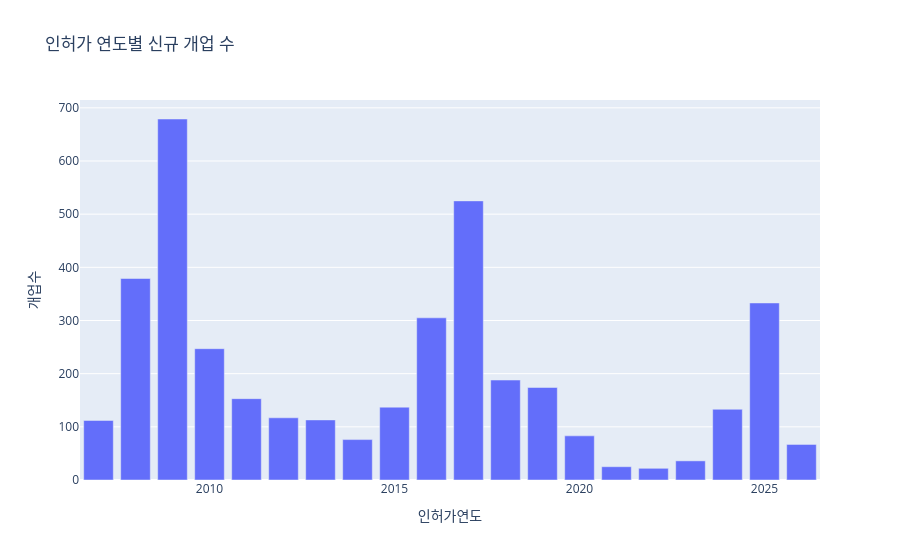

Source (notebook cell):
### Code cell
# 2007년~2009년에 급증 > 중고등학교때 오락실 많이 갔었던 기억이.. > 2016~2017년도에도 유행, 2025년~ y2k 유행과도 관련이 있을 수 있을듯

# 2005년 이전 데이터는 적어서 의미가 없으니 제거, 연도별로 정렬
yearly_open = yearly_open[yearly_open['인허가연도'] >= 2007]
yearly_open = yearly_open.sort_values('인허가연도')

# 시각화
fig = px.bar(
    yearly_open,
    x = '인허가연도',
    y = '개업수',
    title = '인허가 연도별 신규 개업 수')

fig.update_layout(
    xaxis_title = '인허가연도',
    yaxis_title = '개업수')

fig.show()

### Figure 1 — Plotly figure (JSON) as saved in the notebook; plotly's stock layout.template omitted (floating-point values rounded to 4 significant figures)
{"data": [{"alignmentgroup": "True", "hovertemplate": "인허가연도=%{x}<br>개업수=%{y}<extra></extra>", "legendgroup": "", "marker": {"color": "#636efa", "pattern": {"shape": ""}}, "name": "", "offsetgroup": "", "orientation": "v", "showlegend": false, "textposition": "auto", "type": "bar", "x": [2007, 2008, 2009, 2010, 2011, 2012, 2013, 2014, 2015, 2016, 2017, 2018, 2019, 2020, 2021, 2022, 2023, 2024, 2025, 2026], "xaxis": "x", "y": [112, 379, 679, 247, 153, 117, 113, 76, 137, 305, 525, 188, 174, 83, 25, 22, 36, 133, 333, 67], "yaxis": "y"}], "layout": {"autosize": true, "barmode": "relative", "legend": {"tracegroupgap": 0}, "title": {"text": "인허가 연도별 신규 개업 수"}, "xaxis": {"anchor": "y", "autorange": true, "domain": [0, 1], "range": [2006.0, 2026.0], "title": {"text": "인허가연도"}, "type": "linear"}, "yaxis": {"anchor": "x", "autorange": true, "domain": [0, 1], "range": [0, 714.7], "title": {"text": "개업수"}, "type": "linear"}}}
